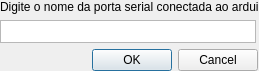
<?xml version="1.0" encoding="UTF-8"?>
<ui version="4.0">
 <class>dialogCOMPort</class>
 <widget class="QDialog" name="dialogCOMPort">
  <property name="windowModality">
   <enum>Qt::WindowModal</enum>
  </property>
  <property name="geometry">
   <rect>
    <x>0</x>
    <y>0</y>
    <width>259</width>
    <height>71</height>
   </rect>
  </property>
  <property name="windowTitle">
   <string>Definir COM Port</string>
  </property>
  <widget class="QWidget" name="verticalLayoutWidget">
   <property name="geometry">
    <rect>
     <x>0</x>
     <y>0</y>
     <width>258</width>
     <height>71</height>
    </rect>
   </property>
   <layout class="QVBoxLayout" name="verticalLayout">
    <item>
     <widget class="QLabel" name="label">
      <property name="sizePolicy">
       <sizepolicy hsizetype="Expanding" vsizetype="Expanding">
        <horstretch>0</horstretch>
        <verstretch>0</verstretch>
       </sizepolicy>
      </property>
      <property name="text">
       <string>Digite o nome da porta serial conectada ao arduino</string>
      </property>
     </widget>
    </item>
    <item>
     <widget class="QTextBrowser" name="txtCOMPort">
      <property name="sizePolicy">
       <sizepolicy hsizetype="Fixed" vsizetype="Expanding">
        <horstretch>0</horstretch>
        <verstretch>0</verstretch>
       </sizepolicy>
      </property>
      <property name="verticalScrollBarPolicy">
       <enum>Qt::ScrollBarAlwaysOff</enum>
      </property>
      <property name="horizontalScrollBarPolicy">
       <enum>Qt::ScrollBarAlwaysOff</enum>
      </property>
      <property name="undoRedoEnabled">
       <bool>true</bool>
      </property>
      <property name="lineWrapMode">
       <enum>QTextEdit::WidgetWidth</enum>
      </property>
      <property name="readOnly">
       <bool>false</bool>
      </property>
     </widget>
    </item>
    <item>
     <widget class="QDialogButtonBox" name="buttonBox">
      <property name="orientation">
       <enum>Qt::Horizontal</enum>
      </property>
      <property name="standardButtons">
       <set>QDialogButtonBox::Cancel|QDialogButtonBox::Ok</set>
      </property>
     </widget>
    </item>
   </layout>
  </widget>
 </widget>
 <resources/>
 <connections>
  <connection>
   <sender>buttonBox</sender>
   <signal>accepted()</signal>
   <receiver>dialogCOMPort</receiver>
   <slot>accept()</slot>
   <hints>
    <hint type="sourcelabel">
     <x>248</x>
     <y>254</y>
    </hint>
    <hint type="destinationlabel">
     <x>157</x>
     <y>274</y>
    </hint>
   </hints>
  </connection>
  <connection>
   <sender>buttonBox</sender>
   <signal>rejected()</signal>
   <receiver>dialogCOMPort</receiver>
   <slot>reject()</slot>
   <hints>
    <hint type="sourcelabel">
     <x>316</x>
     <y>260</y>
    </hint>
    <hint type="destinationlabel">
     <x>286</x>
     <y>274</y>
    </hint>
   </hints>
  </connection>
 </connections>
</ui>
